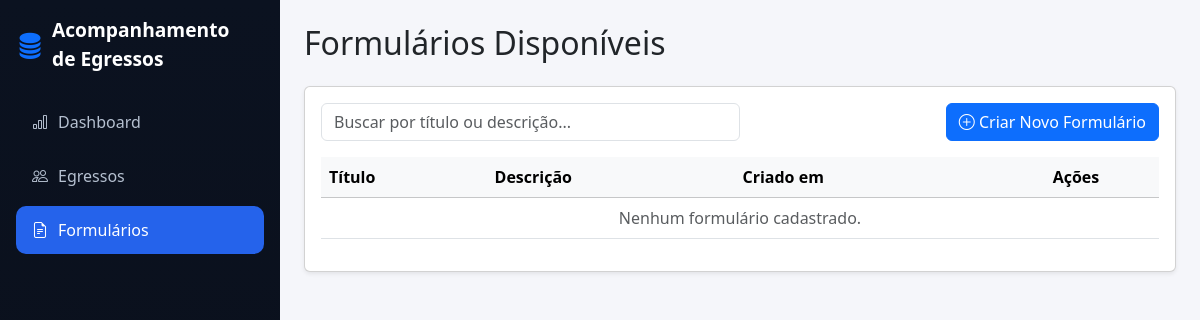
The page /formularios/listar/ on the database as committed earlier.
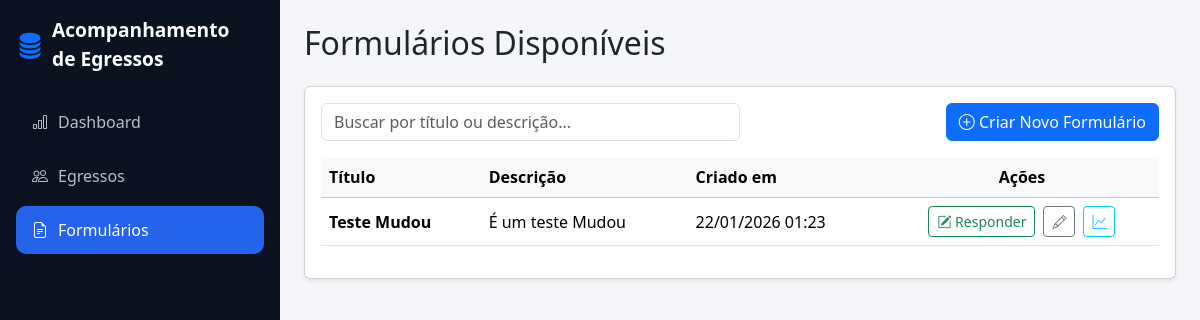
The same page on the database as committed later.
### apps/formularios/models.py (models this page shows, shortened)
class Formulario(models.Model):
    titulo = models.CharField(max_length=200)
    descricao = models.TextField(blank=True)
    criado_em = models.DateTimeField(auto_now_add=True)

### apps/formularios/views.py (the view)
# urls.py: path('listar/', views.listar_formularios, name='listar_formularios'),
def listar_formularios(request):
    formularios = Formulario.objects.all()
    return render(request, 'formularios/listar_formularios.html', {'formularios': formularios})

### apps/formularios/templates/formularios/listar_formularios.html (shortened to what this page needs)
{% extends 'base.html' %}
{% block content %}
<h2 class="mb-4">Formulários Disponíveis</h2>
<div class="card shadow-sm">
    <div class="card-body">
        <div class="d-flex justify-content-between mb-3">
            <input
                type="text"
                class="form-control w-50"
                placeholder="Buscar por título ou descrição..."
                onkeyup="filtrarFormularios(this.value)"
            >
            <div class="d-flex gap-2">
                <a href="{% url 'formularios:criar_formulario' %}" class="btn btn-primary">
                    <i class="bi bi-plus-circle"></i> Criar Novo Formulário
                </a>
            </div>
        </div>
        <div class="table-responsive">
            <table class="table table-hover align-middle">
                <thead class="table-light">
                    <tr>
                        <th>Título</th>
                        <th>Descrição</th>
                        <th>Criado em</th>
                        <th class="text-center">Ações</th>
                    </tr>
                </thead>
                <tbody id="tabela-formularios">
                    {% if formularios %}
                        {% for formulario in formularios %}
                            <tr>
                                <td class="fw-bold">{{ formulario.titulo }}</td>
                                <td>{{ formulario.descricao|truncatechars:50 }}</td>
                                <td>{{ formulario.criado_em|date:"d/m/Y H:i" }}</td>
                                <td>
                                    <div class="d-flex justify-content-center gap-2">
                                        <a href="{% url 'formularios:responder' formulario_id=formulario.id %}"
                                           class="btn btn-sm btn-outline-success" title="Responder">
                                            <i class="bi bi-pencil-square"></i> Responder
                                        </a>
                                        <a href="{% url 'formularios:editar_formulario' formulario_id=formulario.id %}"
                                           class="btn btn-sm btn-outline-secondary" title="Editar">
                                            <i class="bi bi-pencil"></i>
                                        </a>
                                        <a href="{% url 'formularios:estatisticas' formulario_id=formulario.id %}"
                                           class="btn btn-sm btn-outline-info" title="Estatísticas">
                                            <i class="bi bi-graph-up"></i>
                                        </a>
                                    </div>
                                </td>
                            </tr>
                        {% endfor %}
                    {% else %}
                        <tr>
                            <td colspan="4" class="text-center text-muted">
                                Nenhum formulário cadastrado.
                            </td>
                        </tr>
                    {% endif %}
                </tbody>
            </table>
        </div>
    </div>
</div>
{% endblock %}

Rows that differ between the two databases and show on the page:
added Formulario: titulo "Teste Mudou", descricao "É um teste Mudou", criado_em "22/01/2026 01:23"
Other text that changed with them:
text no longer shown: "Nenhum formulário cadastrado."
